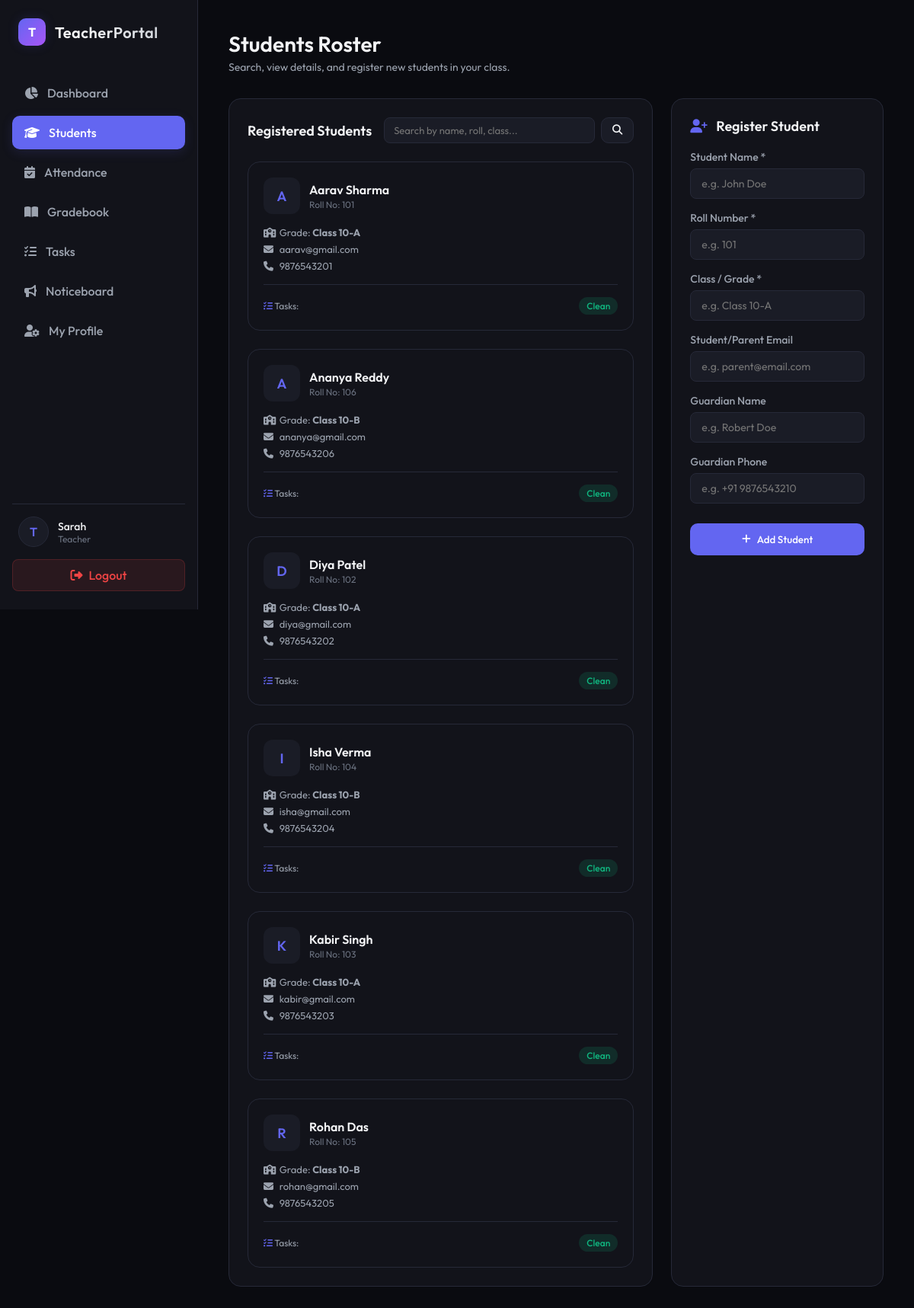
The app's page /students/ (signed in) with its own data.
### core/models.py (models this page shows, shortened)
class Student(models.Model):
    teacher = models.ForeignKey(User, on_delete=models.CASCADE, related_name='students')
    name = models.CharField(max_length=100)
    roll_number = models.CharField(max_length=20)
    grade = models.CharField(max_length=50, verbose_name="Class/Grade")
    email = models.EmailField(blank=True, null=True)
    guardian_name = models.CharField(max_length=100, blank=True, null=True)
    guardian_phone = models.CharField(max_length=20, blank=True, null=True)
    created_at = models.DateTimeField(auto_now_add=True)
    class Meta:
        ordering = ['name']
        unique_together = ('teacher', 'roll_number')

### core/views.py (the view, shortened to what this page needs)
# urls.py: path('students/', views.web_students, name='students'),
@login_required
def web_students(request):
    teacher = request.user
    query = request.GET.get('q', '')
    if request.user.is_superuser or request.user.is_staff:
        students = Student.objects.all()
    else:
        students = Student.objects.filter(teacher=teacher)
    if query:
        students = students.filter(
            Q(name__icontains=query) |
            Q(roll_number__icontains=query) |
            Q(grade__icontains=query)
        )
    context = {
        'students': students,
        'query': query,
        'active_tab': 'students',
        'teachers': User.objects.filter(is_superuser=False) if (request.user.is_superuser or request.user.is_staff) else None
    }
    return render(request, 'core/students.html', context)

### core/templates/core/students.html (shortened to what this page needs)
{% extends 'core/base.html' %}
{% block content %}
<div class="header">
    <div class="header-title">
        <h1>Students Roster</h1>
        <p>Search, view details, and register new students in your class.</p>
    </div>
</div>
<div class="dashboard-layout" style="grid-template-columns: 2fr 1fr;">
    <div class="panel">
        <div class="panel-header" style="flex-wrap: wrap; gap: 16px; margin-bottom: 24px;">
            <h2 class="panel-title">Registered Students</h2>
            <form method="GET" action="{% url 'students' %}" style="display: flex; gap: 8px; flex-grow: 1; max-width: 400px;">
                <input type="text" name="q" value="{{ query }}" placeholder="Search by name, roll, class..." class="form-control" style="padding: 8px 12px; font-size: 13px;">
                <button type="submit" class="btn btn-secondary" style="padding: 8px 14px;">
                    <i class="fa-solid fa-magnifying-glass"></i>
                </button>
            </form>
        </div>
        <div class="student-grid">
            {% for student in students %}
            <a href="{% url 'student_detail' student.id %}" class="student-card">
                <div>
                    <div class="student-card-header">
                        <div class="student-card-avatar">
                            {{ student.name|slice:":1"|upper }}
                        </div>
                        <div class="student-card-meta">
                            <h3>{{ student.name }}</h3>
                            <p>Roll No: {{ student.roll_number }}</p>
                        </div>
                    </div>
                    <div class="student-card-details">
                        <div><i class="fa-solid fa-school" style="width: 18px;"></i> Grade: <strong>{{ student.grade }}</strong></div>
                        {% if student.email %}
                            <div style="word-break: break-all;"><i class="fa-solid fa-envelope" style="width: 18px;"></i> {{ student.email }}</div>
                        {% endif %}
                        {% if student.guardian_phone %}
                            <div><i class="fa-solid fa-phone" style="width: 18px;"></i> {{ student.guardian_phone }}</div>
                        {% endif %}
                    </div>
                </div>
                <div class="student-card-footer">
                    <span>
                        <i class="fa-solid fa-list-check" style="color: var(--primary);"></i>
                        Tasks: {{ student.task_count }}
                    </span>
                    {% if student.pending_task_count > 0 %}
                        <span class="badge badge-pending">{{ student.pending_task_count }} pending</span>
                    {% else %}
                        <span class="badge badge-completed">Clean</span>
                    {% endif %}
                </div>
            </a>
            {% endfor %}
        </div>
    </div>
    <div class="panel">
        <h2 class="panel-title" style="margin-bottom: 20px;">
            <i class="fa-solid fa-user-plus" style="color: var(--primary); margin-right: 8px;"></i>
            Register Student
        </h2>
        <form method="POST" action="{% url 'students' %}">
            <div class="form-group">
                <label for="name">Student Name *</label>
                <input type="text" id="name" name="name" required class="form-control" placeholder="e.g. John Doe">
            </div>
            <div class="form-group">
                <label for="roll_number">Roll Number *</label>
                <input type="text" id="roll_number" name="roll_number" required class="form-control" placeholder="e.g. 101">
            </div>
            <div class="form-group">
                <label for="grade">Class / Grade *</label>
                <input type="text" id="grade" name="grade" required class="form-control" placeholder="e.g. Class 10-A">
            </div>
            <div class="form-group">
                <label for="email">Student/Parent Email</label>
                <input type="email" id="email" name="email" class="form-control" placeholder="e.g. parent@email.com">
            </div>
            <div class="form-group">
                <label for="guardian_name">Guardian Name</label>
                <input type="text" id="guardian_name" name="guardian_name" class="form-control" placeholder="e.g. Robert Doe">
            </div>
            <div class="form-group">
                <label for="guardian_phone">Guardian Phone</label>
                <input type="text" id="guardian_phone" name="guardian_phone" class="form-control" placeholder="e.g. +91 9876543210">
            </div>
            <button type="submit" class="btn btn-primary" style="width: 100%; margin-top: 10px; height: 42px;">
                <i class="fa-solid fa-plus"></i> Add Student
            </button>
        </form>
    </div>
</div>
{% endblock %}

### core/templates/core/base.html (shortened to what this page needs)
{% load static %}
<!DOCTYPE html>
<html lang="en">
<head>
    <link rel="stylesheet" href="{% static 'css/styles.css' %}?v={% now 'U' %}">
    <link rel="stylesheet" href="https://cdnjs.cloudflare.com/ajax/libs/font-awesome/6.4.0/css/all.min.css">
</head>
<body>
    {% if user.is_authenticated %}
    <aside class="sidebar">
        <div class="logo-container">
            <div class="logo-icon">T</div>
            <div class="logo-text">TeacherPortal</div>
        </div>
        <ul class="nav-links">
            <li class="nav-item {% if active_tab == 'dashboard' %}active{% endif %}">
                <a href="{% url 'dashboard' %}">
                    <i class="fa-solid fa-chart-pie"></i>
                    <span>Dashboard</span>
                </a>
            </li>
            <li class="nav-item {% if active_tab == 'students' %}active{% endif %}">
                <a href="{% url 'students' %}">
                    <i class="fa-solid fa-graduation-cap"></i>
                    <span>Students</span>
                </a>
            </li>
            {% if not user.is_superuser and not user.is_staff %}
            <li class="nav-item {% if active_tab == 'attendance' %}active{% endif %}">
                <a href="{% url 'attendance' %}">
                    <i class="fa-solid fa-calendar-check"></i>
                    <span>Attendance</span>
                </a>
            </li>
            <li class="nav-item {% if active_tab == 'gradebook' %}active{% endif %}">
                <a href="{% url 'gradebook' %}">
                    <i class="fa-solid fa-book-open"></i>
                    <span>Gradebook</span>
                </a>
            </li>
            <li class="nav-item {% if active_tab == 'tasks' %}active{% endif %}">
                <a href="{% url 'tasks' %}">
                    <i class="fa-solid fa-list-check"></i>
                    <span>Tasks</span>
                </a>
            </li>
            {% endif %}
            <li class="nav-item {% if active_tab == 'notices' %}active{% endif %}">
                <a href="{% url 'notices' %}">
                    <i class="fa-solid fa-bullhorn"></i>
                    <span>Noticeboard</span>
                </a>
            </li>
            {% if not user.is_superuser and not user.is_staff %}
            <li class="nav-item {% if active_tab == 'profile' %}active{% endif %}">
                <a href="{% url 'web_profile' %}">
                    <i class="fa-solid fa-user-gear"></i>
                    <span>My Profile</span>
                </a>
            </li>
            {% endif %}
        </ul>
        <div class="sidebar-footer">
            <div class="user-profile">
                <div class="user-avatar">
                    {{ user.username|slice:":1"|upper }}
                </div>
                <div class="user-info">
                    <div class="user-name">{{ user.first_name|default:user.username }}</div>
                    <div class="user-role">{% if user.is_superuser or user.is_staff %}Super Admin{% else %}Teacher{% endif %}</div>
                </div>
            </div>
            <a href="{% url 'logout' %}" class="logout-btn">
                <i class="fa-solid fa-right-from-bracket"></i>
                <span>Logout</span>
            </a>
        </div>
    </aside>
    {% endif %}
    <main class="main-content" style="{% if not user.is_authenticated %}margin-left: 0; max-width: 100vw; display: flex; align-items: center; justify-content: center; padding: 20px;{% endif %}">
        {% block content %}{% endblock %}
    </main>
</body>
</html>

### records on screen
Student: name "A", name "Aarav Sharma", roll_number "101", grade "Class 10-A", email "aarav@gmail.com", guardian_phone "9876543201"
Student: name "A", name "Ananya Reddy", roll_number "106", grade "Class 10-B", email "ananya@gmail.com", guardian_phone "9876543206"
Student: name "D", name "Diya Patel", roll_number "102", grade "Class 10-A", email "diya@gmail.com", guardian_phone "9876543202"
Student: name "I", name "Isha Verma", roll_number "104", grade "Class 10-B", email "isha@gmail.com", guardian_phone "9876543204"
Student: name "K", name "Kabir Singh", roll_number "103", grade "Class 10-A", email "kabir@gmail.com", guardian_phone "9876543203"
Student: name "R", name "Rohan Das", roll_number "105", grade "Class 10-B", email "rohan@gmail.com", guardian_phone "9876543205"

### other values on screen
{{ user.username|slice:":1"|upper }} "T"
{{ user.first_name|default:user.username }} "Sarah"
